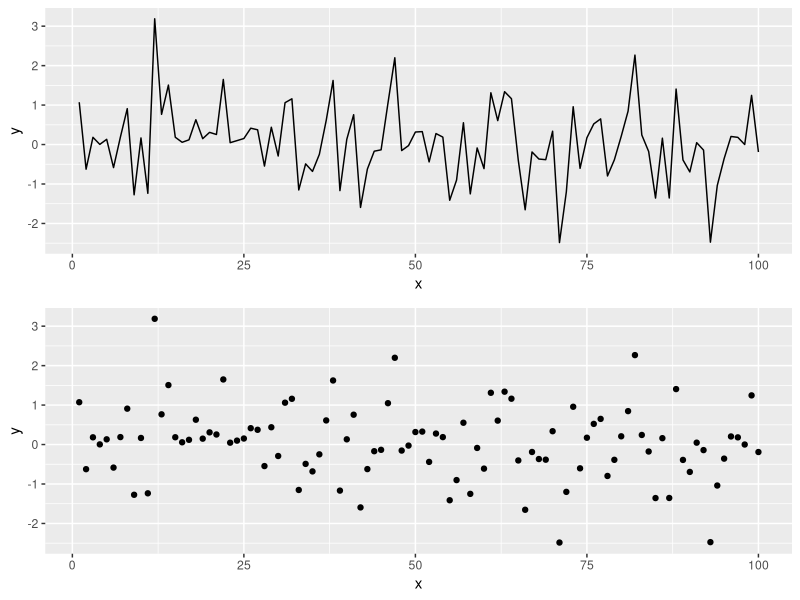

Source code (R):
## ---- chunk 1
knitr::opts_chunk$set(echo = TRUE, fig.width = 8, fig.height = 8, fig.alig = "center")
## ---- chunk 2
library(tidyverse)
library(gridExtra)
## ---- chunk 3
# Simulating data according to a normal distribution
x <- seq(1:100)
y <- rnorm(100) # Generating data form a normal distribution with mean 0 and variance 1
data <- data.frame(x = x, y = y ) # Creating a data frame
p1 = ggplot(data, aes(x= x, y = y)) +
geom_line()
p2 = ggplot(data, aes(x= x, y = y)) +
geom_point()
grid.arrange(p1, p2)

